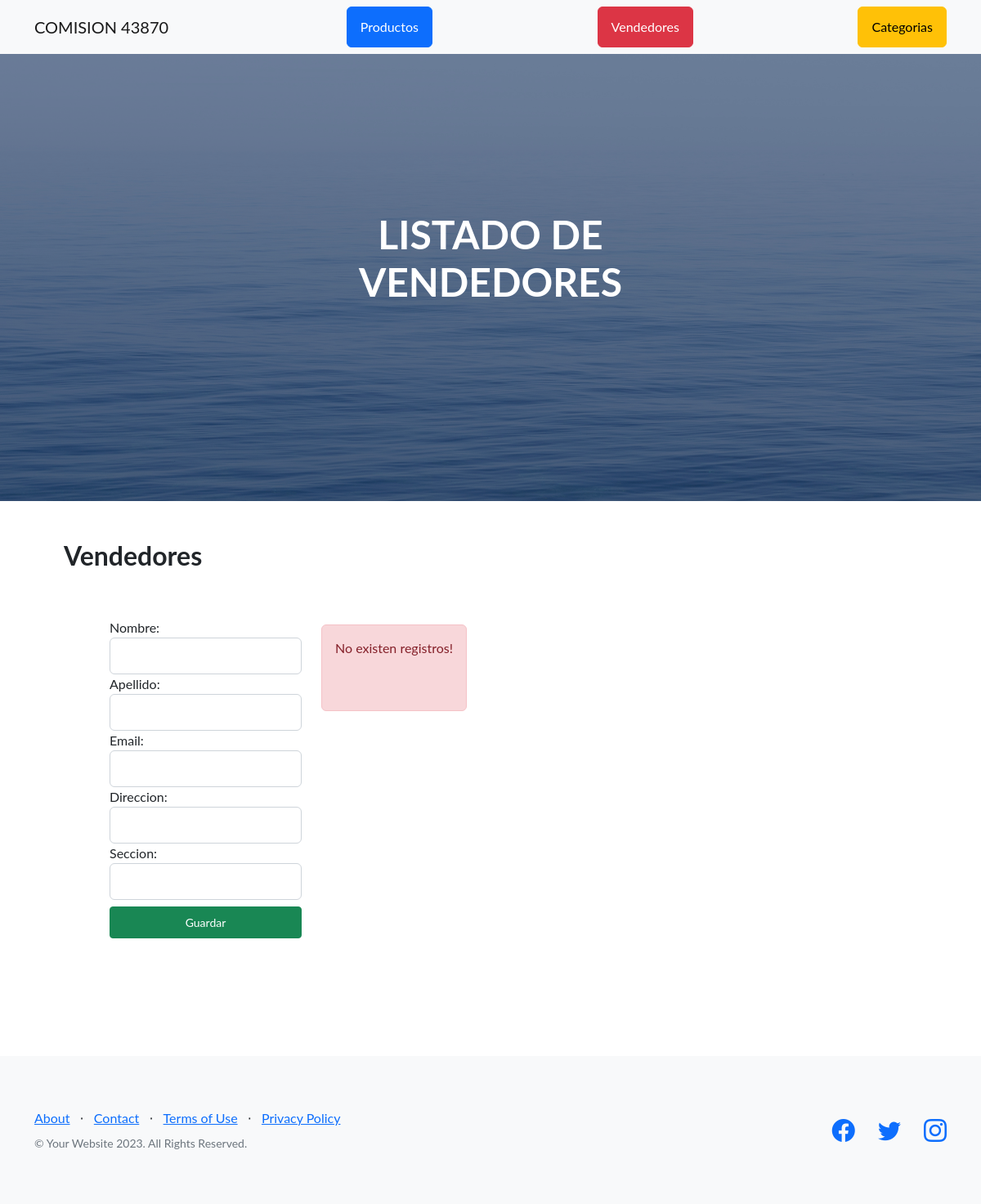
/AppCoder/vendedores, run on an earlier commit of the app's database.
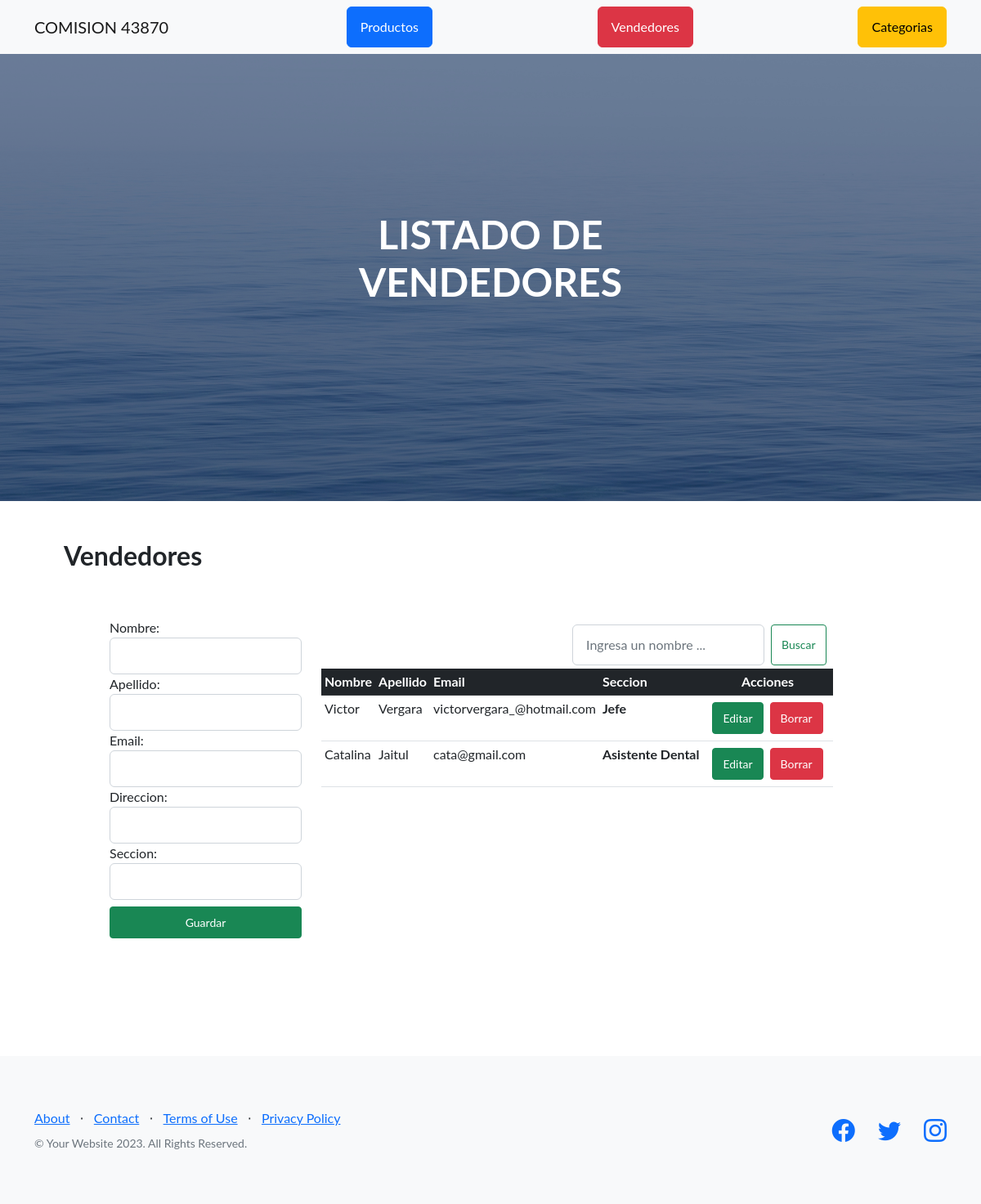
And on a later commit of the database.
### AppCoder/models.py (models this page shows, shortened)
class Vendedor(models.Model):
    nombre    = models.CharField(max_length=50)
    apellido  = models.CharField(max_length=50)
    email     = models.EmailField()
    direccion = models.CharField(max_length=50)
    seccion   = models.CharField(max_length=50)

### AppCoder/views.py (the view, shortened to what this page needs)
# urls.py: path('vendedores', vendedor, name="listado_vendedores"),
def vendedor(request):
    mensaje = ""
    vendedores = Vendedor.objects.all()
    form = VendedoresForm()
    atributos = ["nombre", "apellido", "email", "direccion", "seccion"]
    clase     = "form-control h-25 w-100"
    for field_name in atributos:
        form.fields[field_name].widget.attrs["class"] = clase
    return render(request,
                  "Entrega/vendedores.html",
                  {"form":form, "vendedores":vendedores, "mensaje":mensaje})

### AppCoder/forms.py
class VendedoresForm(forms.Form):
    nombre    = forms.CharField(max_length=50)
    apellido  = forms.CharField(max_length=50)
    email     = forms.EmailField()
    direccion = forms.CharField(max_length=50)
    seccion   = forms.CharField(max_length=50)

### AppCoder/templates/Entrega/vendedores.html (shortened to what this page needs)
{% extends "Entrega/padre.html" %}
{% load static %}
{% block titulo %} Listado de Vendedores {% endblock %}
{% block contenido_que_cambia %}
    <h2>Vendedores</h2>
    <main class="d-flex p-5">
        <div class="mx-2" style="max-width: 600px;">
            <form action="{% url 'listado_vendedores' %}" method="post" class="d-flex flex-column">
                {{ form.as_table }}
                <input type="submit" value="Guardar" class="btn btn-success btn-sm mt-2">
            </form>
        </div>
        <div class="d-flex flex-column mx-2 p-2">
            {% if vendedores %}
            <div class="d-flex justify-content-end mb-1">
                <form action="{% url 'buscar_vendedor' %}" method="post" class="d-flex">
                    <input type="text" name="busqueda" id="busqueda" placeholder="Ingresa un nombre ..." class="form-control">
                    <input type="submit" value="Buscar" class="btn btn-outline-success btn-sm mx-2">
                </form>
            </div>
            <table class="table table-sm">
                <thead class="table-dark">
                    <tr>
                        <th>Nombre</th>
                        <th>Apellido</th>
                        <th>Email</th>
                        <th>Seccion</th>
                        <th><div class="d-flex justify-content-center">Acciones</div></th>
                    </tr>
                </thead>
                <tbody>
                    {% for vendedor in vendedores %}
                    <tr>
                        <td>{{ vendedor.nombre }}</td>
                        <td>{{ vendedor.apellido }}</td>
                        <td>{{ vendedor.email }}</td>
                        <td><strong>{{ vendedor.seccion }}</strong></td>
                        <td class="p-2">
                            <div class="d-flex justify-content-center">
                                <a href="{% url 'editar_vendedor' vendedor.id %}" class="btn btn-success btn-sm mx-1">Editar</a>
                                <a href="{% url 'eliminar_vendedor' vendedor.id %}" class="btn btn-danger btn-sm  mx-1">Borrar</a>
                            </div>
                        </td>
                    </tr>
                    {% endfor %}
                </tbody>
            </table>
            {% else %}
                <div class="alert alert-danger h-25" role="alert">
                    No existen registros!
                </div>
            {% endif %}
        </div>
    </main>
{% endblock %}

What changed in the data, as far as the page shows it:
added Vendedor: nombre "Victor", apellido "Vergara", email "victorvergara_@hotmail.com", seccion "Jefe"
added Vendedor: nombre "Catalina", apellido "Jaitul", email "cata@gmail.com", seccion "Asistente Dental"
Also different on the page:
form field value: (not shown) → "Buscar"
text no longer shown: "No existen registros!"
text now shown: "Nombre Apellido Email Seccion Acciones"
